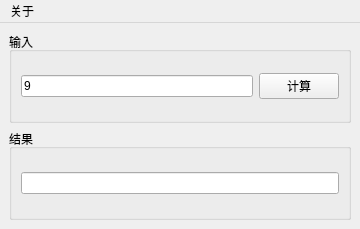
<?xml version="1.0" encoding="UTF-8"?>
<ui version="4.0">
 <class>MainWindow</class>
 <widget class="QMainWindow" name="MainWindow">
  <property name="geometry">
   <rect>
    <x>0</x>
    <y>0</y>
    <width>360</width>
    <height>229</height>
   </rect>
  </property>
  <property name="windowTitle">
   <string>9 counter</string>
  </property>
  <widget class="QWidget" name="centralwidget">
   <layout class="QVBoxLayout" name="verticalLayout_3">
    <item>
     <layout class="QVBoxLayout" name="verticalLayout_2">
      <item>
       <widget class="QGroupBox" name="groupBox">
        <property name="title">
         <string>输入</string>
        </property>
        <layout class="QHBoxLayout" name="horizontalLayout">
         <item>
          <widget class="QLineEdit" name="IntInEdit">
           <property name="toolTip">
            <string>&lt;html&gt;&lt;head/&gt;&lt;body&gt;&lt;p&gt;琪露诺！请输入数字！！！&lt;/p&gt;&lt;/body&gt;&lt;/html&gt;</string>
           </property>
           <property name="text">
            <string>9</string>
           </property>
          </widget>
         </item>
         <item>
          <widget class="QPushButton" name="RunButton">
           <property name="toolTip">
            <string>&lt;html&gt;&lt;head/&gt;&lt;body&gt;&lt;p&gt;这只是一个计算按钮&lt;/p&gt;&lt;p&gt;我相信你不是个傻瓜&lt;/p&gt;&lt;p&gt;点击它开始计算！&lt;/p&gt;&lt;/body&gt;&lt;/html&gt;</string>
           </property>
           <property name="text">
            <string>计算</string>
           </property>
          </widget>
         </item>
        </layout>
       </widget>
      </item>
      <item>
       <widget class="QGroupBox" name="groupBox_2">
        <property name="title">
         <string>结果</string>
        </property>
        <layout class="QVBoxLayout" name="verticalLayout">
         <item>
          <widget class="QLineEdit" name="OutEdit"/>
         </item>
        </layout>
       </widget>
      </item>
     </layout>
    </item>
   </layout>
  </widget>
  <widget class="QMenuBar" name="menubar">
   <property name="geometry">
    <rect>
     <x>0</x>
     <y>0</y>
     <width>360</width>
     <height>22</height>
    </rect>
   </property>
   <widget class="QMenu" name="menu">
    <property name="title">
     <string>关于</string>
    </property>
    <addaction name="actionCopyright_2023_CreationWong"/>
    <addaction name="actionQT_6"/>
   </widget>
   <addaction name="menu"/>
  </widget>
  <action name="actionCopyright_2023_CreationWong">
   <property name="text">
    <string>Copyright © 2023 CreationWong</string>
   </property>
  </action>
  <action name="actionQT_6">
   <property name="text">
    <string>QT 6 开发</string>
   </property>
  </action>
 </widget>
 <resources>
  <include location="rcc.qrc"/>
 </resources>
 <connections/>
</ui>
